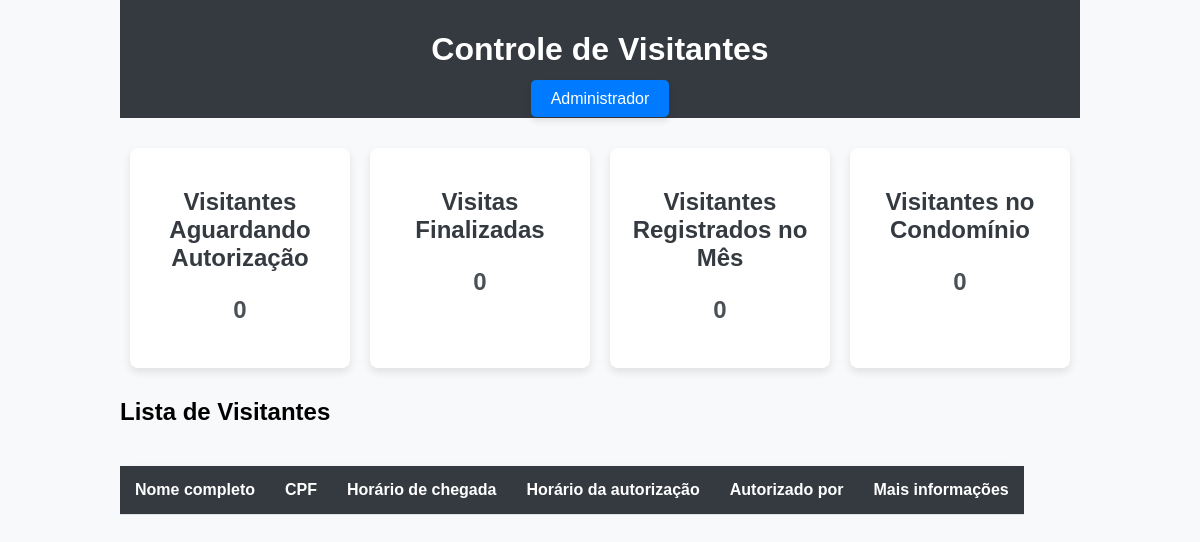
The app's page /, older data.
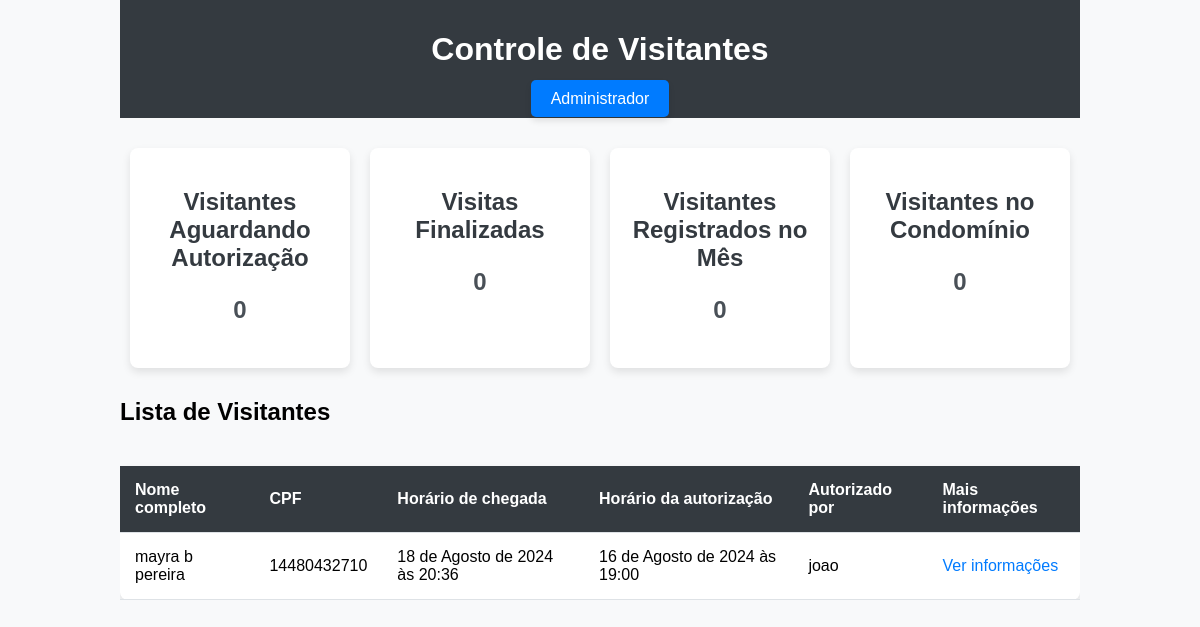
The same page, newer data.
### visitantes/models.py (models this page shows, shortened)
class Visitante(models.Model):
    registrado_por = models.ForeignKey(
        "porteiros.Porteiro",
        verbose_name="Porteiro responsável pelo registro",
        on_delete=models.PROTECT,
    )
    nome_completo = models.CharField(
        verbose_name="Nome Completo",
        max_length=150,
    )
    cpf = models.CharField(
        verbose_name="CPF",
        max_length=11,
    )
    data_nascimento = models.DateField(
        verbose_name="Data de Nascimento",
        auto_now_add=False,
        auto_now=False,
    )
    numero_casa = models.PositiveSmallIntegerField(
        verbose_name="Número da casa a ser visitada",
    )
    placa_veiculo = models.CharField(
        verbose_name="Placa do Veículo",
        max_length=7,
        blank=True,
        null=True,
    )
    horario_chegada = models.DateTimeField(
        verbose_name="Horário de Chegada na Portaria",
        auto_now_add=True,
    )
    horario_saida = models.DateTimeField(
        verbose_name="Horário de saída do condomínio",
        auto_now=False,
        blank=True,
        null=True,
    )
    horario_autorizacao = models.DateTimeField(
        verbose_name="Horário de Autorização de Entrada",
        auto_now=False,
        blank=True,
        null=True,
    )
    morador_responsavel = models.CharField(
        verbose_name="Nome do morador responsável por autorizar a entrada",
        max_length=50,
        blank=True,
    )
    class Meta:
        verbose_name="Visitante"
        verbose_name_plural="Visitantes"
        db_table="visitante"

### usuarios/views.py (the view)
# urls.py: path('', index, name="usuarios"),
def index(request):
    todos_visitantes = Visitante.objects.all()
    context = {
        "nome_pagina": "Inicio da Dashboard",
        "todos_visitantes": todos_visitantes,
    }
    return render(request, "index.html", context)

### templates/index.html (shortened to what this page needs)
{% load static %}
<!DOCTYPE html>
<html lang="pt-BR">
<head>
    <link rel="stylesheet" type="text/css" href="{% static 'styles.css' %}">
</head>
<body>
    <div class="container">
        <header>
            <h1>Controle de Visitantes</h1>
            <nav>
                <ul>
                    <li><a href="{% url 'admin:index' %}">Administrador</a></li>
                </ul>
            </nav>
        </header>
        <main>
            <div class="card">
                <h2>Visitantes Aguardando Autorização</h2>
                <p>0</p>
            </div>
            <div class="card">
                <h2>Visitas Finalizadas</h2>
                <p>0</p>
            </div>
            <div class="card">
                <h2>Visitantes Registrados no Mês</h2>
                <p>0</p>
            </div>
            <div class="card">
                <h2>Visitantes no Condomínio</h2>
                <p>0</p>
            </div>
            <h2>Lista de Visitantes</h2>
            <div class="table-responsive">
                <table class="table table-bordered">
                    <thead>
                        <th>Nome completo</th>
                        <th>CPF</th>
                        <th>Horário de chegada</th>
                        <th>Horário da autorização</th>
                        <th>Autorizado por</th>
                        <th>Mais informações</th>
                    </thead>
                    <tbody>
                        {% for visitante in todos_visitantes %}
                        <tr>
                            <td>{{ visitante.nome_completo }}</td>
                            <td>{{ visitante.cpf }}</td>
                            <td>{{ visitante.horario_chegada }}</td>
                            <td>{{ visitante.horario_autorizacao }}</td>
                            <td>{{ visitante.morador_responsavel }}</td>
                            <td>
                                <a href="{#}">
                                    Ver informações
                                </a>
                            </td>
                        </tr>
                        {% endfor %}
                    </tbody>
                </table>
            </div>
        </main>
    </div>
</body>
</html>

### static/styles.css (style rules this page uses)
* { box-sizing: border-box; }
a { color: #007BFF; text-decoration: none; }
body { font-family: Arial, sans-serif; margin: 0; padding: 0; background-color: #f8f9fa; }
.container { width: 80%; margin: auto; }
header { background: #343a40; color: #ffffff; padding: 10px 0; text-align: center; }
nav ul { list-style: none; padding: 0; margin: 0; }
nav ul li { display: inline; margin: 0 15px; }
nav a { background-color: #007bff; color: white; padding: 10px 20px; border-radius: 5px; box-shadow: 0 4px 6px rgba(0, 0, 0, 0.1); transition: background-color 0.3s, box-shadow 0.3s; }
main { display: flex; flex-wrap: wrap; justify-content: space-between; margin-top: 20px; }
.card { background: #ffffff; border-radius: 8px; box-shadow: 0 4px 8px rgba(0, 0, 0, 0.1); padding: 20px; flex: 1 1 calc(25% - 20px); margin: 10px; text-align: center; }
.card h2 { margin-bottom: 10px; color: #343a40; }
.card p { font-size: 24px; font-weight: bold; color: #495057; }
.table-responsive { overflow-x: auto; }
.table { width: 100%; border-collapse: collapse; margin-top: 20px; background: #ffffff; box-shadow: 0 4px 8px rgba(0, 0, 0, 0.1); border-radius: 8px; }
.table thead { background-color: #343a40; color: #ffffff; }
.table th, .table td { padding: 15px; text-align: left; border-bottom: 1px solid #dee2e6; }
.table a { color: #007bff; text-decoration: none; }

Row changes from the older to the newer data that the page shows:
added Visitante: nome_completo "mayra b pereira", cpf "14480432710", horario_chegada "18 de Agosto de 2024 às 20:36", horario_autorizacao "16 de Agosto de 2024 às 19:00", morador_responsavel "joao"
